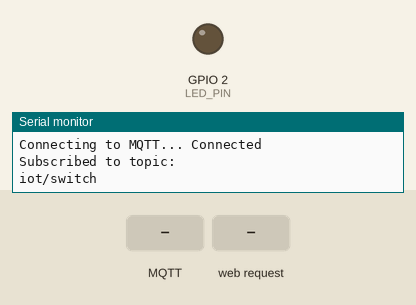
Bench run of a sketch on a simulated ESP32. On the bench: output pins drawn as LEDs (lit = HIGH), the last lines printed to the serial monitor. The inputs (shaded band) are chosen by the test bench. WiFi joins after 1.5 s; servers stay silent unless stated; no MQTT or app messages arrive unless stated.

Above: at 2.7 s.
2.8 s: MQTT message "ON" arrives on the first subscribed topic
At 3.3 s:
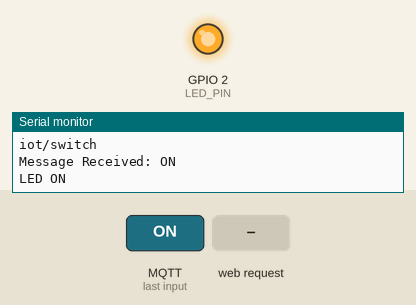
4.3 s: HTTP request GET /off received
At 5.5 s:
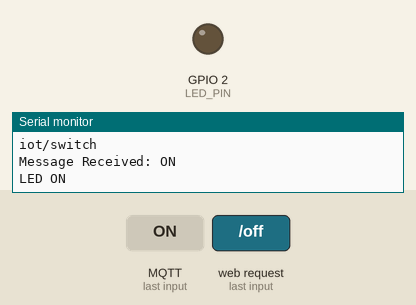
5.8 s: HTTP request GET /on received
At 6.8 s:
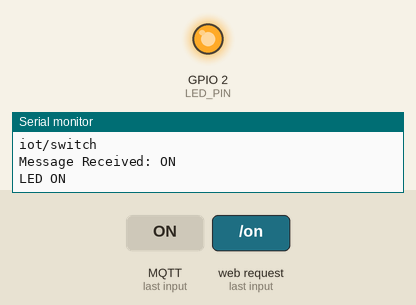
7.3 s: MQTT message "OFF" arrives on the first subscribed topic
At 7.9 s:
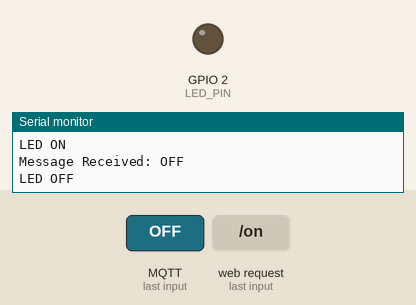
Timing chart, 0 to 10.3 s (numbered marks = the images above; inputs shaded):
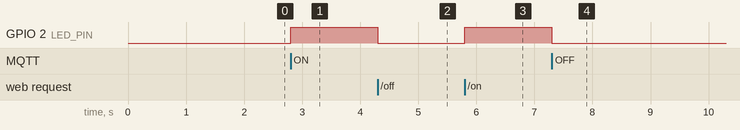

The sketch:

ESP32_VoiceSwitch.ino
```cpp
#include <WiFi.h>
#include <WebServer.h>
#include <PubSubClient.h>

//=============================
// WiFi Credentials
//=============================

const char* ssid = "WIFI-USERNAME";
const char* password = "WIFI-PASSWORD";

//=============================
// MQTT Broker
//=============================
WebServer server(80);


// Your PC running Mosquitto
const char* mqtt_server = "192.168.47.243";

WiFiClient espClient;
PubSubClient client(espClient);

//=============================
// LED
//=============================

const int LED_PIN = 2;
bool ledState = false;

//====================================================
// Connect WiFi
//====================================================

void setup_wifi()
{
  Serial.println();
  Serial.print("Connecting to WiFi");

  WiFi.begin(ssid, password);

  while (WiFi.status() != WL_CONNECTED)
  {
    delay(500);
    Serial.print(".");
  }

  Serial.println();
  Serial.println("WiFi Connected!");
  Serial.print("ESP32 IP Address: ");
  Serial.println(WiFi.localIP());
}

//====================================================
// MQTT Callback
//====================================================

void callback(char* topic, byte* payload, unsigned int length)
{
  String message = "";

  for (int i = 0; i < length; i++)
  {
    message += (char)payload[i];
  }

  Serial.print("Message Received: ");
  Serial.println(message);

  if(message == "ON")
  {
      digitalWrite(LED_PIN,HIGH);
      ledState = true;
       client.publish("iot/status","ON");
      Serial.println("LED ON");
  }

  if(message == "OFF")
  {
      digitalWrite(LED_PIN,LOW);
      ledState = false;
      client.publish("iot/status","OFF");
      Serial.println("LED OFF");
  }
}

//====================================================
// MQTT Reconnect
//====================================================

void reconnect()
{
  Serial.print("MQTT Broker: ");
  Serial.println(mqtt_server);

  while (!client.connected())
  {
    Serial.print("Connecting to MQTT...");

    if (client.connect("ESP32Client"))
    {
      Serial.println(" Connected");

      client.subscribe("iot/switch");

      Serial.println("Subscribed to topic:");
      Serial.println("iot/switch");
    }
    else
    {
    Serial.print("MQTT Connection Failed. State = ");
    Serial.println(client.state());

    Serial.println("Retrying in 5 seconds...");
    delay(5000);
    }
  }
}

void handleRoot()
{
    String html = R"rawliteral(

<!DOCTYPE html>

<html>

<head>

<meta charset="UTF-8">

<meta name="viewport" content="width=device-width, initial-scale=1">

<title>IoT Voice Switch</title>

<style>

body{
font-family:Arial;
background:#eef3f8;
text-align:center;
padding-top:40px;
}

.card{
background:white;
width:90%;
max-width:700px;
margin:auto;
padding:30px;
border-radius:15px;
box-shadow:0 5px 20px rgba(0,0,0,.15);
}

.status{
font-size:42px;
margin:25px;
font-weight:bold;
}

button{
padding:18px 40px;
font-size:20px;
margin:10px;
border:none;
border-radius:12px;
cursor:pointer;
}

.on{
background:#28a745;
color:white;
}

.off{
background:#dc3545;
color:white;
}

</style>

</head>

<body>

<div class="card">

<h1>🎤 IoT Voice Controlled Switch</h1>

<p><b>ESP32 Dashboard</b></p>

<div id="status" class="status">

Loading...

</div>

<button class="on" onclick="fetch('/on')">
Turn ON
</button>

<button class="off" onclick="fetch('/off')">
Turn OFF
</button>

</div>

<script>

function updateStatus(){

fetch('/status')

.then(r=>r.text())

.then(state=>{

if(state=="ON"){

document.getElementById("status").innerHTML="🟢 LED ON";

}else{

document.getElementById("status").innerHTML="🔴 LED OFF";

}

});

}

updateStatus();

setInterval(updateStatus,500);

</script>

</body>

</html>

)rawliteral";

server.send(200,"text/html",html);
}

void handleOn()
{
    ledState=true;

    digitalWrite(LED_PIN,HIGH);

    client.publish("iot/status","ON");

    server.send(200,"text/plain","OK");
}

void handleOff()
{
    ledState=false;

    digitalWrite(LED_PIN,LOW);

    client.publish("iot/status","OFF");

    server.send(200,"text/plain","OK");
}

void handleStatus()
{
    if(ledState)
        server.send(200,"text/plain","ON");
    else
        server.send(200,"text/plain","OFF");
}
//====================================================
// Setup
//====================================================

void setup()
{
  Serial.begin(115200);

  pinMode(LED_PIN, OUTPUT);

  digitalWrite(LED_PIN, LOW);

  setup_wifi();

  client.setServer(mqtt_server,1883);

  client.setCallback(callback);
  server.on("/", handleRoot);

server.on("/on", handleOn);

server.on("/off", handleOff);

server.on("/status", handleStatus);

server.begin();

Serial.println("Web Server Started");
}

//====================================================
// Loop
//====================================================

void loop()
{
  if(!client.connected())
  {
      reconnect();
  }

  client.loop();
  server.handleClient();
}
```

Measured:
- after the input at 2.8 s, GPIO 2 (LED_PIN): LOW → HIGH at once
- after the input at 4.3 s, GPIO 2 (LED_PIN): HIGH → LOW at once
- after the input at 5.8 s, GPIO 2 (LED_PIN): LOW → HIGH at once
- after the input at 7.3 s, GPIO 2 (LED_PIN): HIGH → LOW at once
